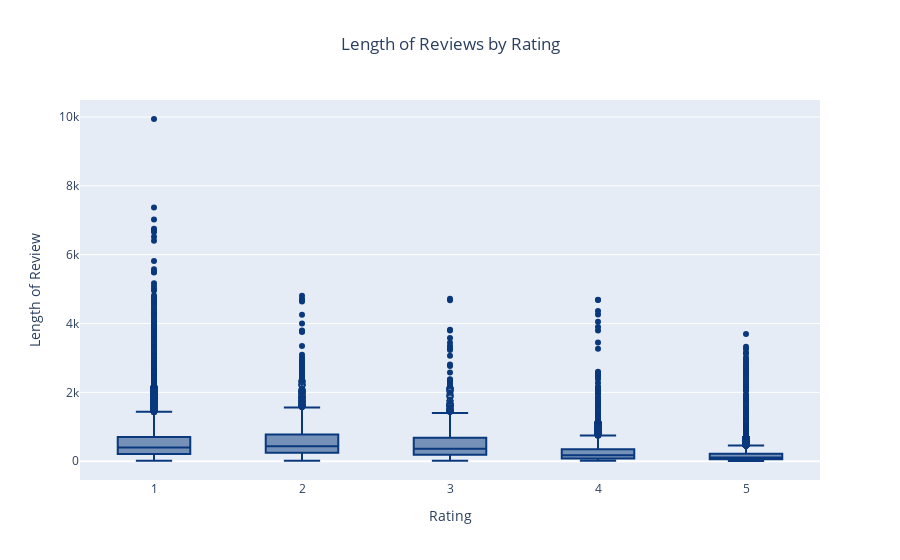

Notebook source saved alongside this figure:
### Code cell
length_rating = go.Figure()
length_rating.add_trace(go.Box(x=df["rating"],
    y=df["length of review"],
    name="Onl",
    boxpoints="suspectedoutliers", # no data points
    marker_color='rgb(9,56,125)',
    line_color='rgb(9,56,125)'
))
length_rating.update_layout(title_text="Length of Reviews by Rating",title_x=0.5,xaxis_title='Rating', yaxis_title='Length of Review',width=900)

### Figure 1 — Plotly figure (JSON) as saved in the notebook; plotly's stock layout.template omitted (floating-point values rounded to 4 significant figures; data arrays with more than 128 entries replaced by an {"elided": "..."} marker saying what was removed)
{"data": [{"boxpoints": "suspectedoutliers", "line": {"color": "rgb(9,56,125)"}, "marker": {"color": "rgb(9,56,125)"}, "name": "Onl", "type": "box", "x": {"elided": "39394 int values"}, "y": {"elided": "39394 int values"}}], "layout": {"title": {"text": "Length of Reviews by Rating", "x": 0.5}, "width": 900, "xaxis": {"title": {"text": "Rating"}}, "yaxis": {"title": {"text": "Length of Review"}}}}
